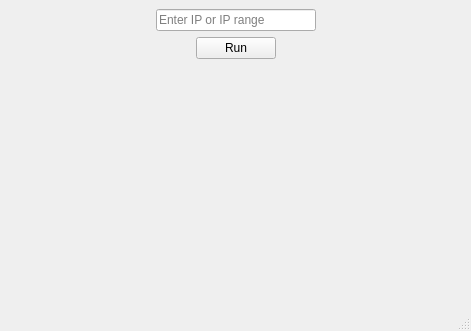
<?xml version="1.0" encoding="UTF-8"?>
<ui version="4.0">
 <class>MainWindow</class>
 <widget class="QMainWindow" name="MainWindow">
  <property name="geometry">
   <rect>
    <x>0</x>
    <y>0</y>
    <width>471</width>
    <height>331</height>
   </rect>
  </property>
  <property name="windowTitle">
   <string>MainWindow</string>
  </property>
  <widget class="QWidget" name="centralwidget">
   <layout class="QVBoxLayout" name="verticalLayout_2">
    <item>
     <layout class="QHBoxLayout" name="horizontalLayout_2">
      <item>
       <spacer name="horizontalSpacer_2">
        <property name="orientation">
         <enum>Qt::Orientation::Horizontal</enum>
        </property>
        <property name="sizeHint" stdset="0">
         <size>
          <width>135</width>
          <height>20</height>
         </size>
        </property>
       </spacer>
      </item>
      <item>
       <layout class="QVBoxLayout" name="verticalLayout">
        <item>
         <widget class="QLineEdit" name="lineEdit">
          <property name="toolTip">
           <string>e.g. 192.168.0.1 or 192.168.0.1/24</string>
          </property>
          <property name="text">
           <string/>
          </property>
          <property name="placeholderText">
           <string>Enter IP or IP range</string>
          </property>
         </widget>
        </item>
        <item>
         <layout class="QHBoxLayout" name="horizontalLayout">
          <property name="spacing">
           <number>0</number>
          </property>
          <item>
           <spacer name="horizontalSpacer_3">
            <property name="orientation">
             <enum>Qt::Orientation::Horizontal</enum>
            </property>
            <property name="sizeHint" stdset="0">
             <size>
              <width>40</width>
              <height>20</height>
             </size>
            </property>
           </spacer>
          </item>
          <item>
           <widget class="QPushButton" name="pushButton">
            <property name="text">
             <string>Run</string>
            </property>
           </widget>
          </item>
          <item>
           <spacer name="horizontalSpacer_4">
            <property name="orientation">
             <enum>Qt::Orientation::Horizontal</enum>
            </property>
            <property name="sizeHint" stdset="0">
             <size>
              <width>40</width>
              <height>20</height>
             </size>
            </property>
           </spacer>
          </item>
         </layout>
        </item>
       </layout>
      </item>
      <item>
       <spacer name="horizontalSpacer">
        <property name="orientation">
         <enum>Qt::Orientation::Horizontal</enum>
        </property>
        <property name="sizeHint" stdset="0">
         <size>
          <width>136</width>
          <height>20</height>
         </size>
        </property>
       </spacer>
      </item>
     </layout>
    </item>
    <item>
     <spacer name="verticalSpacer">
      <property name="orientation">
       <enum>Qt::Orientation::Vertical</enum>
      </property>
      <property name="sizeHint" stdset="0">
       <size>
        <width>20</width>
        <height>205</height>
       </size>
      </property>
     </spacer>
    </item>
   </layout>
  </widget>
  <widget class="QMenuBar" name="menubar">
   <property name="geometry">
    <rect>
     <x>0</x>
     <y>0</y>
     <width>471</width>
     <height>20</height>
    </rect>
   </property>
  </widget>
  <widget class="QStatusBar" name="statusbar"/>
 </widget>
 <resources/>
 <connections/>
</ui>
